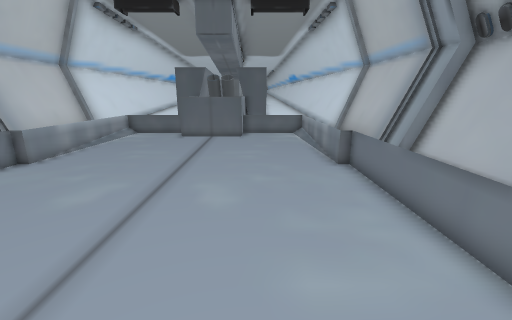
View 1 (above)

18 first-person views from a walk through a 3-D level made in the Godot game engine. The camera is 1.4 m above the floor, tilts 14° down and sees 90° across. The floor is counted in squares, 0.5 m on a side. Each view is taken from the middle of a square. On the plan, view 1 faces up. The plan holds only what a view shows up to about 19 squares ahead; the rest is blank. The place goes on beyond the plan.

View 2
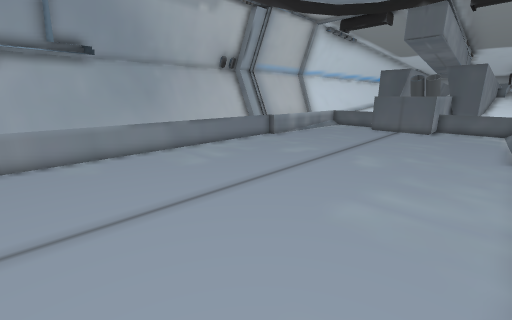

View 3
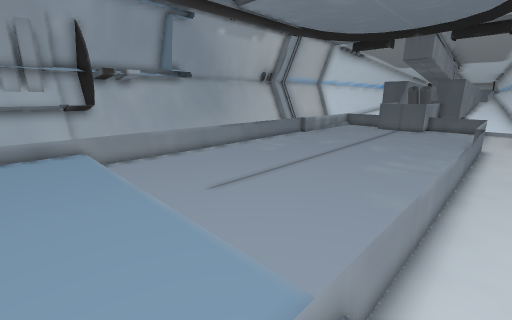

View 4
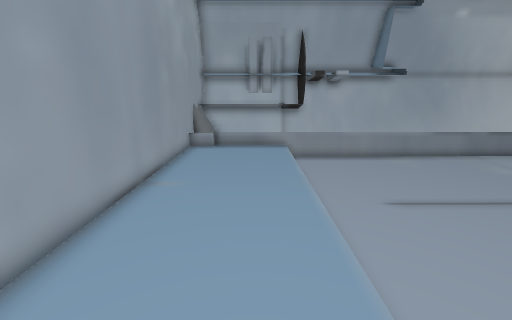

View 5
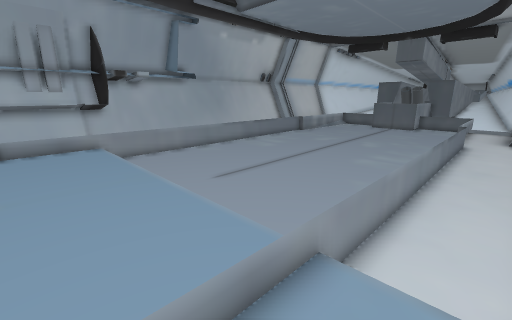

View 6
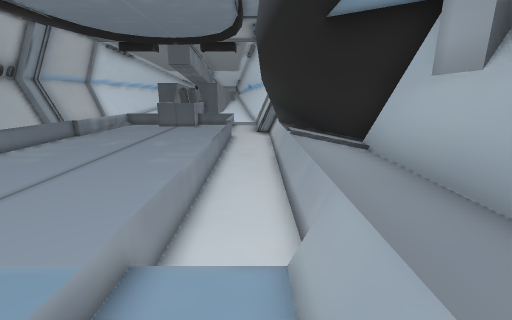

View 7
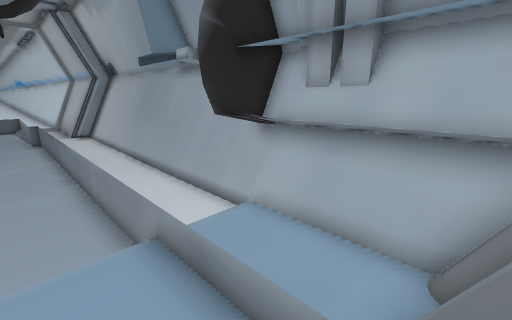

View 8
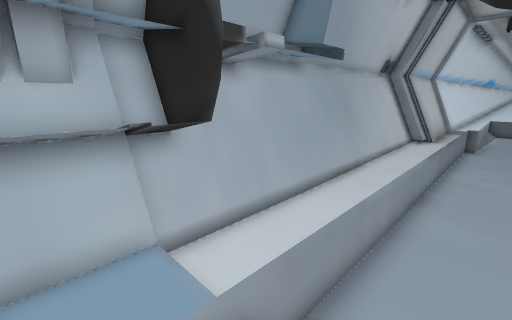

View 9
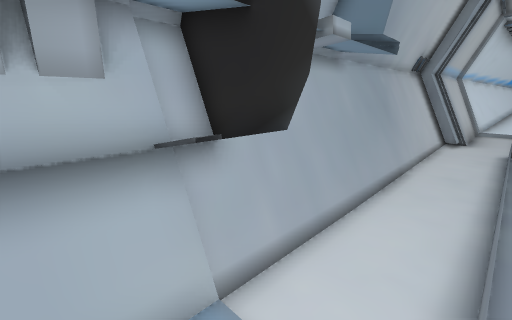

View 10
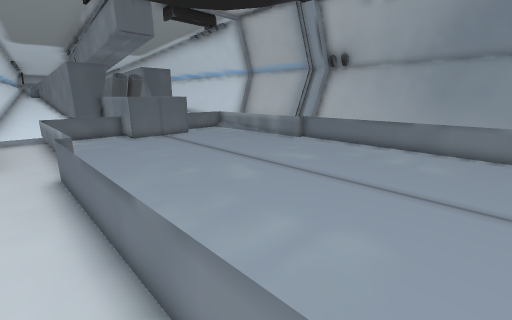

View 11
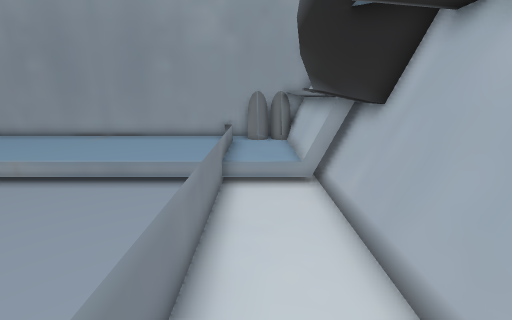

View 12
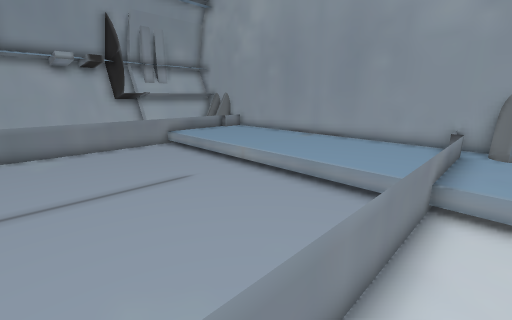

View 13
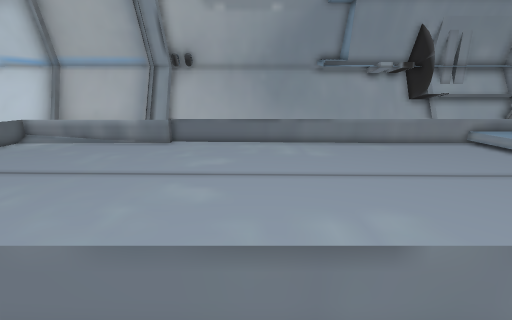

View 14
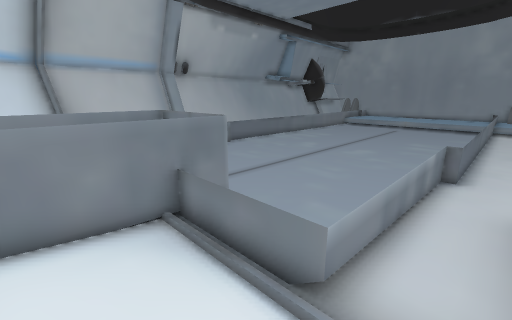

View 15
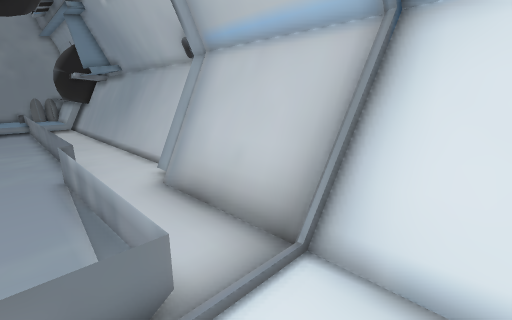

View 16
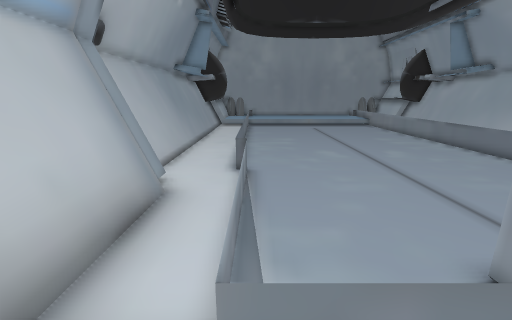

View 17
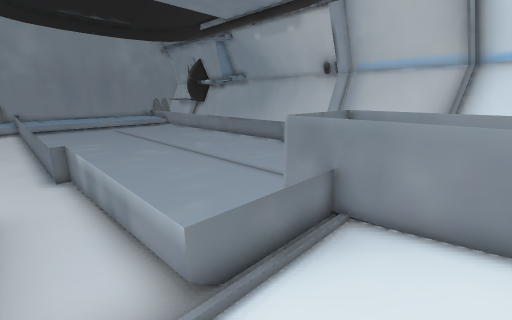

View 18
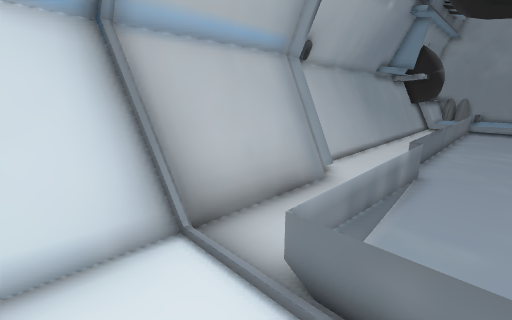

### Floor plan
Key: @ floor where view 1 was taken; # wall or solid block; . main floor; : floor 0.25 m higher than the main floor; / step, stairs or slope; = window, fence, low wall or low ledge; ^ raised ledge.
Columns run from 15 left of view 1 to 9 right of it. Each row starts with its distance up from view 1.
 22   #=::::::=   =::: ::=#
 21   #=::::::=   =::::::=#
 20   #=::::::=   =::::::=#
 19   #=..====#   #====..=#
 18   ##../...=   =.../..##
 17   ##../...#===#.../..##
 16    #..=...........=..#
 15    #..=...........=..#
 14   ##..=...........=..##
 13   #...=...........=...#
 12   #...=...........=...#
 11   #...=...........=...#
 10   #..=.............=..#
  9   #..=.............=..#
  8   #..=.............=..#
  7   #..=.............=..#
  6   #..=.............=..#
  5   #..=.............=..#
  4   #..=.............=..#
  3   #..=.............=..#
  2   #..=.............=..#
  1   #..=.............=..#
  0   #..=.........@...=..#
 -1   #..=.............=..#
 -2   #..=.............=..#
 -3   #..=.............=..#
 -4   #..=.............=..#
 -5  ##..=.............=..##
 -6 ###..=.............=..###
 -7 ##^..=.............=..^##
 -8 #^^//=/////////////=//^^#
 -9  #^:::::::::::::::::::^#
-10  #^:::::::::::::::::::^#
-11  #^:::::::::::::::::::^#
-12  #^:::::::::::::::: ::^#
-13  #^==:::::::::::::: ==^#
-14  #^#################  ^#

Positions as (right, up) in squares from view 1, and headings:
1: (0, 0), facing up
2: (3, -4), facing up-left
3: (5, -11), facing up-left
4: (5, -10), facing left
5: (6, -12), facing up-left
6: (6, -12), facing up
7: (2, -13), facing up-right
8: (-8, -10), facing up-left
9: (-10, -10), facing up-left
10: (-11, 0), facing up-right
11: (-11, 0), facing down
12: (-11, -1), facing down-right
13: (-12, 5), facing right
14: (-11, 22), facing down-right
15: (-8, 22), facing down-left
16: (3, 21), facing down
17: (5, 22), facing down-left
18: (1, 22), facing down-right
